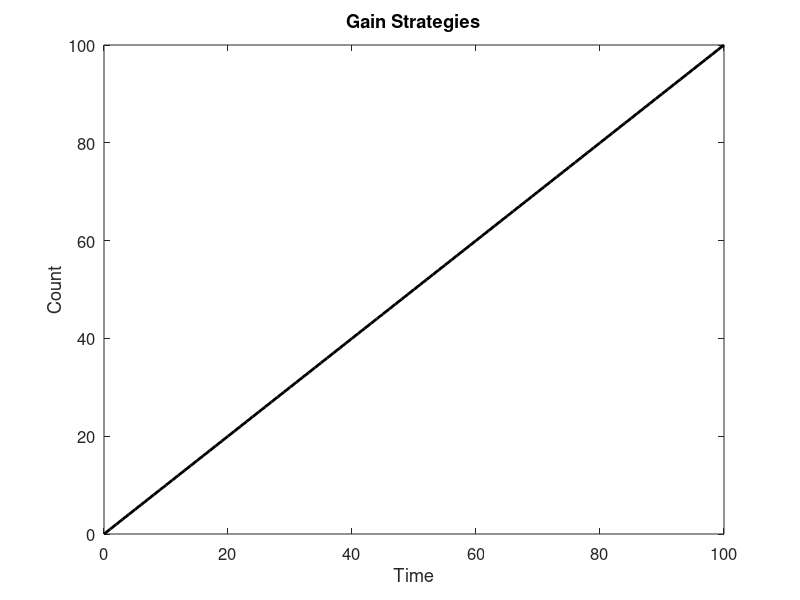
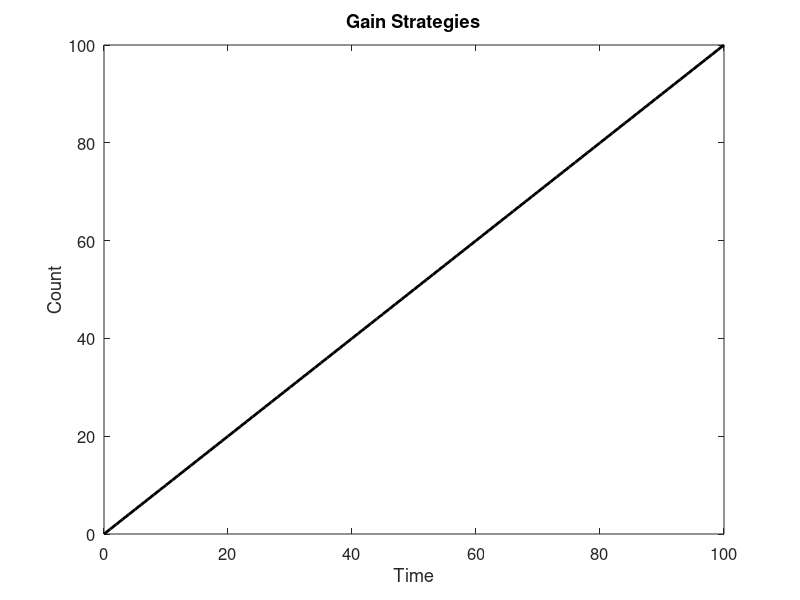

MATLAB code to generate these figures, in order:
% GainStrategies.m
%
% Question: Is it better to spend and increase productivity or to keep a
% steady gain when trying to reach a set amount?
% Answer: This code! (Potentially...)
%
% Code: starting at the same point, with the same gain rate, one case will
% raise steadily as the control.  Different cases will be added to show
% different strategies, such as spending points to increase gain rate,
% doing so once or constantly, for different amounts of gain rate increase,
% etc...
%
% INPUTS:
%
% OUTPUTS:
% 1) Plot with different cases showing gain over set amount of time, very
% long-term
% 2) Spreadsheet with data values
% 3) Spreadsheet with summary
%
% CASES:
% 0) ControlCase - Steady, linear, increasing 1-to-1; will also be uses as
% a counter
% XX) CaseXX - start with steady gain, reach certain amount, spend points
% to increase gain rate, reach certain amount again, spend points to
% increase gain rate again
% VARIABLES: not all may be used
% 1) Spend Amount - minimum spending amount to increase gain rate; will try
% different minimum amounts
% 2) Gain Rate Increase - amount by which gain rate will increase; will try
% different incease amounts
% 3) Type of Increase - addition or multiplication; multiplication will be
% greater, addition will show by how much
% 4) Times to Increase Gain - number of times to spend and increase gain;
% will try limited or continuous
% 5) Limit of Single Increase - number of spending and increase in one
% action; will try minimum of 1 to maximum available

% Clean up MATLAB workstation; check which are needed
close all;
clear all;
clc;

out_dir = 'C:\Users\I2R_Admin\Documents\Work\Study\Git\RepositoryExample\Outputs\'

% Set up output file
gainDetailsFile = 'GainStrategies.xlsx';
IDT = {'Time\Control Gain'};
IDI = {};
IDD = 0;
IDE = 0;
rowToWrite = 0;

for t = 0:100
    rowToWrite = rowToWrite +1;
    IDD(rowToWrite, 1) = t;
end

plot(IDD(:, 1), IDD(:, 1), 'k', 'LineWidth', 2);
title('Gain Strategies', 'Interpreter', 'none');
xlabel('Time', 'FontSize', 12);
ylabel('Count', 'FontSize', 12);
set(gca, 'FontSize', 12);
savefig(gcf, [out_dir 'GainStrategies.fig']);
saveas(gcf, [out_dir 'GainStrategies.png']);



